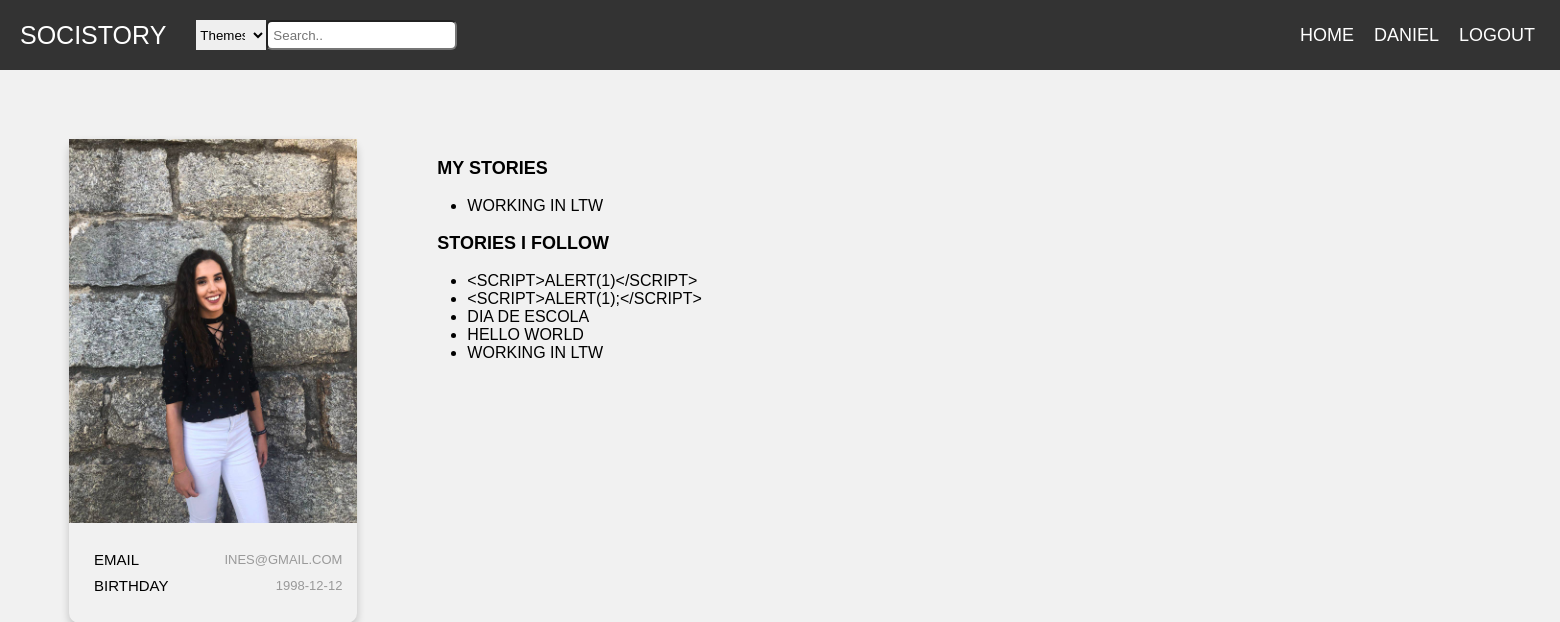
The app's page /pages/profilePage.php?username=Ines (signed in) with its own data.
### tables this page shows
CREATE TABLE users(
  username VARCHAR PRIMARY KEY,
  email VARCHAR UNIQUE,
  password VARCHAR(254) NOT NULL,
  salt VARCHAR(32) NOT NULL,
  birthday DATE,
  img VARCHAR
);

CREATE TABLE stories(
  entity_id INTEGER PRIMARY KEY REFERENCES entities,
  username VARCHAR NOT NULL REFERENCES users,
  title TEXT NOT NULL, 
  body TEXT NOT NULL,
  hour DATETIME NOT NULL,
  UNIQUE(username, title, body)
);

### database/db_comments.php (called while the page is built, shortened)
<?php
    function getUsernameInfo($username){
    $db = Database::instance()->db();
    $stmt = $db->prepare('SELECT *, rowid FROM users where username = ?');
    $stmt->execute(array($username));
    return $stmt->fetch();
    }
  function myComments($username) {
    $db = Database::instance()->db();
    $stmt = $db->prepare("SELECT  DISTINCT stories.* from stories LEFT JOIN likes on likes.entity_id = stories.entity_id, comments where comments.username = ?");
    $stmt->execute(array($username));
    return $stmt->fetchAll();
  }
  function myStories($username) {
    $db = Database::instance()->db();
    $stmt = $db->prepare('SELECT title FROM stories WHERE username = ?');
    $stmt->execute(array($username));
    return $stmt->fetchAll();
  }
?>

### pages/profilePage.php (the view, shortened to what this page needs)
<?php
include_once('../templates/common.php');
include_once('../database/db_comments.php');
$profileInfo = getUsernameInfo($_GET['username']);
$mystories = myStories($_GET['username']);
$myCommentStories =  myComments($_GET['username']);
    ?>
 <link rel="stylesheet" href="../css/profilePage.css">
<div class="container">
    <div class="card">
            <img src="<?=$profileInfo['img']?>" alt="MyImg" style="width:100%">
        <div style="margin: 24px 0;">
            <ul class="single-category">
                <li class="row">
                    <h6 class="email">Email</h6>
                    <span> <?=$profileInfo['email']?></span> </li>
                <li class="row">
                    <h6 class="birthday">Birthday</h6>
                    <span> <?=$profileInfo['birthday'] ? $profileInfo['birthday'] :'No day inserted'?></span> </li>
            </ul>
            </div>
    </div>
    <section id="stories">
        <div class="container-story">
            <p class="profileinfo" id = myStories>
               <label for="myStories"> My Stories </label>
                <ul>
                    <?php
                    foreach($mystories as $story){
                        ?>
                        <li><?=$story['title']?> </li>
                    <?php }
                    unset($story) ?>
                </ul>
                    </p>
                    <p class="profileinfo" id ="myCommentedStories">
                    <label for="myCommentedStories"> Stories i follow </label>
                    <ul>
                    <?php
                    foreach($myCommentStories as $story){
                        ?>
                        <li><?=$story['title']?> </li>
                    <?php }
                    unset($story) ?>
                </ul>
                    </p>
                    </div>
                    </div>

### css/common.css (style rules this page uses)
* { box-sizing: border-box; }
body { margin: 0; font-family: Poppins, sans-serif; }

### css/mainPage.css (style rules this page uses)
body { font-family: Poppins-Regular, sans-serif; }
.row { display: -ms-flexbox; display: flex; -ms-flex-wrap: wrap; flex-wrap: wrap; }
body { margin: 0; padding: 0; font-family: Raleway; text-transform: uppercase; font-size: 11px; }

### css/profilePage.css (style rules this page uses)
html, body, .sidebar, .content-posts { height: 100%; }
body { font-size: 16px; font-family: Poppins, sans-serif; font-weight: normal; background-color: #f1f1f1; }
.container { width: 110%; padding-right:15px; padding-left:15px; }
p { margin-top: 0; display: block; margin-block-start: 1em; margin-block-end: 1em; margin-inline-start: 0px; margin-inline-end: 0px; }
.container { width: 100%; padding-right: 15px; padding-left: 15px; margin-right: auto; margin-left: auto; display: flex; margin-right: -15px; margin-left: -15px; }
section#stories { padding: 70; }
p#myStories { font-size: large; font-weight: 900; }
p#myCommentedStories { font-size: large; }
label { margin-bottom: 10px; margin-left: 10px; }
@media (min-width: 768px) { .container { max-width: 720px; } }
.card { box-shadow: 0 4px 8px 0 rgba(0, 0, 0, 0.2); margin: auto; text-align: center; font-family: arial; margin-top: 10%; margin-left: 10%; border-radius: 10px; width:60%; }
.row { display: -ms-flexbox; display: flex; justify-content: space-between; -ms-flex-wrap: wrap; flex-wrap: wrap; position: relative; right: 15; }
.card h6 { font-size: 15px; margin: 0px; padding-right: 0px; font-weight: normal; line-height: 26px; }
span { font-size: 13px; font-weight: normal; display: block; color: #999999; margin-top: 5px; }
ul.single-category { display: flex; flex-direction: column; }
.container-story { width: 1000%; }
.profileinfo label { font-weight: 900; }

### records on screen
users: img (picture), email "INES@GMAIL.COM", birthday "1998-12-12"
stories: title "WORKING IN LTW"
stories: title "<SCRIPT>ALERT(1)</SCRIPT>"
stories: title "<SCRIPT>ALERT(1);</SCRIPT>"
stories: title "DIA DE ESCOLA"
stories: title "HELLO WORLD"

### other values on screen
$username "DANIEL"
